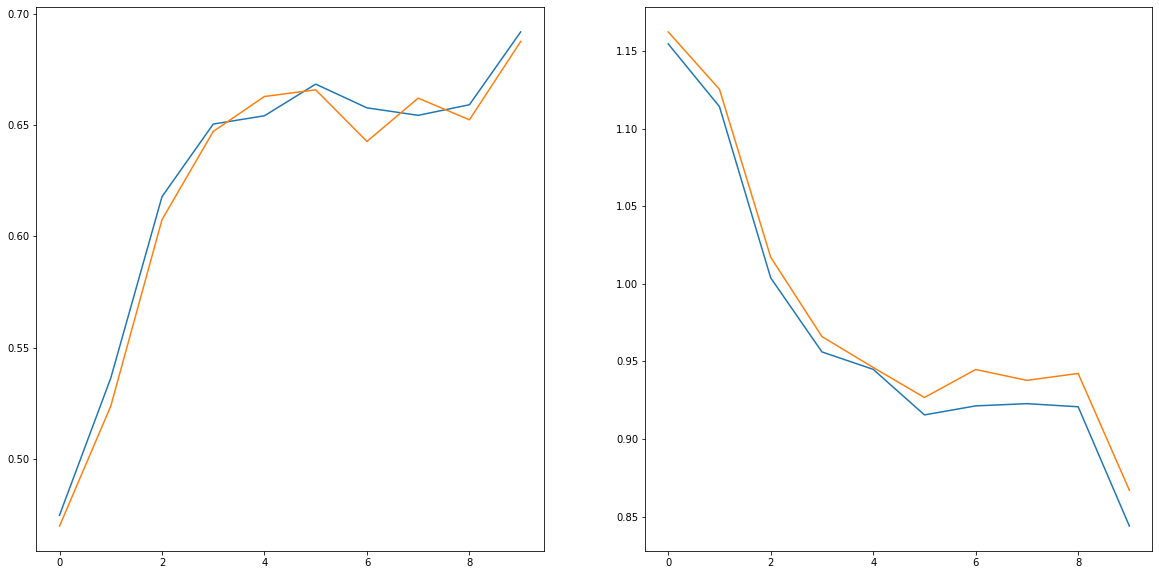

Recreate this plot in Python.
#knock85.py
class RNN(nn.Module):
    def __init__(self, vocab_size, embedding_size, hidden_size, output_size, padding_idx, vocabweights):
        super().__init__()
        self.hidden_size = hidden_size
        self.embedding = nn.Embedding.from_pretrained(vocabweights, padding_idx=padding_idx)
        self.rnn = nn.RNN(embedding_size, hidden_size, batch_first = True, bidirectional = True)
        self.fc = nn.Linear(hidden_size*2, output_size)
        
    def init_hidden(self):
        return torch.zeros(2, self.batch_size, self.hidden_size).to(device)
        
    def forward(self, x):
        self.batch_size = x.size()[0]
        embed = self.embedding(x)
        out, hidden = self.rnn(embed, self.init_hidden())
        out = F.relu(self.fc(out[:,-1,:]))
        return out

device = torch.device('cuda')
model = RNN(len(wordids)+1, 300, 50, 4, len(wordids), vocabweights)
x_train, y_train = create_dataset(r'C:\Git\train.txt')
x_test, y_test = create_dataset(r'C:\Git\test.txt')
dataset = create_data(x_train, y_train)
train_loader = DataLoader(dataset, batch_size = 1, shuffle = True)
optim = torch.optim.SGD(model.parameters(), lr=0.001)
loss_func = nn.CrossEntropyLoss()

train_accuracy = []
test_accuracy = []
train_loss = []
test_loss = []
for epoch in tqdm(range(10)):
    for inputs, target in train_loader:
        optim.zero_grad()
        model.to(device)
        inputs = inputs.to(device)
        target = target.to(device)
        outputs = model(inputs)
        loss = loss_func(outputs, target)
        loss.backward()
        optim.step()
    with torch.no_grad():
        x_train = x_train.to(device)
        x_test = x_test.to(device)
        pred = model(x_train)
        train_accuracy.append(calc_accuracy(torch.argmax(pred, dim=1), y_train))
        train_loss.append(loss_func(pred, y_train.to(device)).detach().cpu().numpy())
        pred = model(x_test)
        test_accuracy.append(calc_accuracy(torch.argmax(pred, dim=1), y_test))
        test_loss.append(loss_func(pred, y_test.to(device)).detach().cpu().numpy())

plt.figure(figsize=(20, 10))
plt.subplot(1,2,1)
plt.plot(train_accuracy, label='train')
plt.plot(test_accuracy, label='test')
plt.subplot(1,2,2)
plt.plot(train_loss, label='train')
plt.plot(test_loss, label='test')
plt.show()
